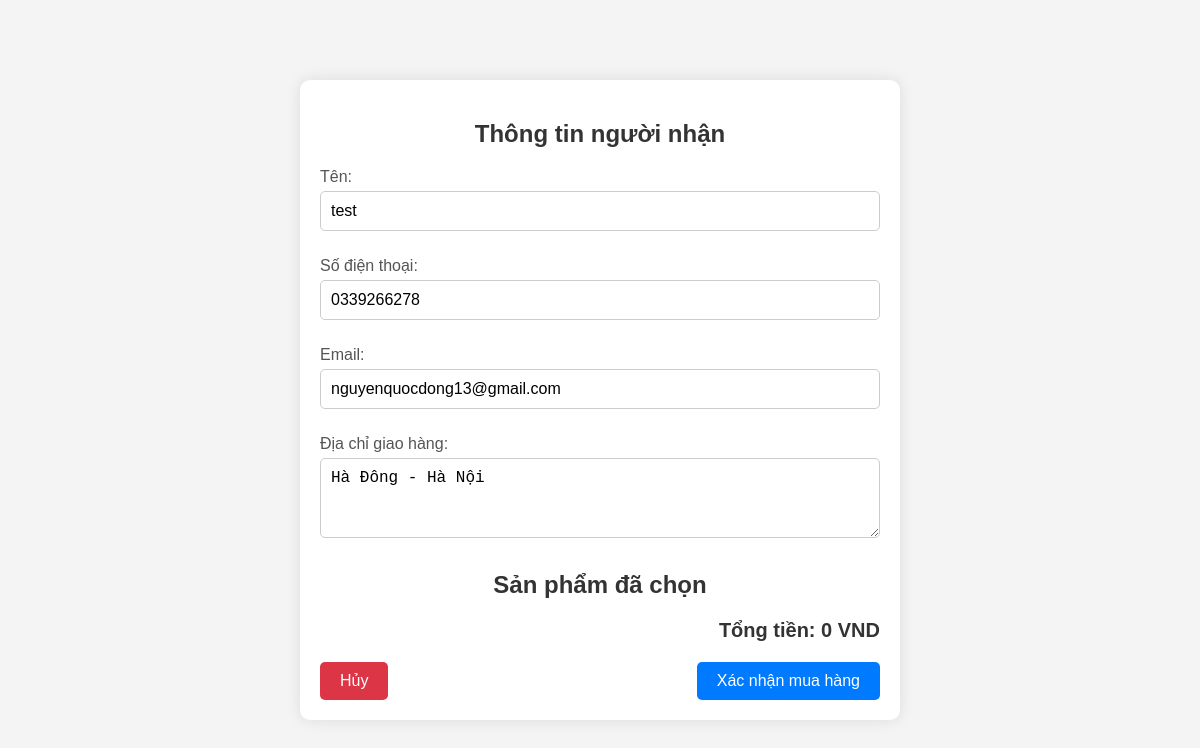
The app's page /pages/buy.php (signed in) with its own data.
### tables this page shows
CREATE TABLE `users` (
  `id` int(10) NOT NULL,
  `username` text NOT NULL,
  `password` varchar(200) NOT NULL,
  `phone` varchar(10) NOT NULL,
  `email` varchar(50) NOT NULL,
  `address` text NOT NULL,
  `role` int(3) NOT NULL DEFAULT 1,
  `status` int(2) NOT NULL DEFAULT 1
);

### pages/buy.php (the view, shortened to what this page needs)
<?php
include 'connect.php';
$user_id = $_SESSION['user_id'];
$sql_user = "SELECT username, phone, email, address FROM users WHERE id = ?";
$stmt_user = $conn->prepare($sql_user);
$stmt_user->bind_param('i', $user_id);
$stmt_user->execute();
$result_user = $stmt_user->get_result();
$user_info = $result_user->fetch_assoc();
$total_price = 0;
?>
<!DOCTYPE html>
<html lang="vi">
<head>
    <link rel="stylesheet" href="../css/style6.css">
</head>
<body>
    <div class="container">
        <h2>Thông tin người nhận</h2>
        <form method="POST" action="order.php">
            <p>
                <label>Tên: <input type="text" name="name" value="<?php echo htmlspecialchars($user_info['username']); ?>" required></label>
            </p>
            <p>
                <label>Số điện thoại: <input type="text" name="phone" value="<?php echo htmlspecialchars($user_info['phone']); ?>" required></label>
            </p>
            <p>
                <label>Email: <input type="email" name="email" value="<?php echo htmlspecialchars($user_info['email']); ?>" required></label>
            </p>
            <p>
                <label>Địa chỉ giao hàng: <textarea name="address" required><?php echo htmlspecialchars($user_info['address']); ?></textarea></label>
            </p>
            <h2>Sản phẩm đã chọn</h2>
            <h3>Tổng tiền: <?php echo number_format($total_price, 0, ',', '.'); ?> VND</h3>
            <div class="buttons">
                <button type="button" onclick="window.location.href='cart.php'">Hủy</button>
                <button type="submit" name = "done">Xác nhận mua hàng</button>
            </div>
        </form>
    </div>
</body>
</html>

### css/style6.css (style rules this page uses)
body { font-family: Arial, sans-serif; background-color: #f4f4f4; margin: 0; padding: 0; display: flex; justify-content: center; align-items: center; min-height: 100vh; }
.container { background-color: white; border-radius: 10px; box-shadow: 0px 0px 15px rgba(0, 0, 0, 0.1); padding: 20px; max-width: 600px; width: 100%; box-sizing: border-box; }
h2 { font-size: 24px; margin-bottom: 20px; text-align: center; color: #333; }
label { font-size: 16px; color: #555; margin-bottom: 5px; display: block; }
input[type="text"], input[type="email"], textarea { width: 100%; padding: 10px; margin-top: 5px; margin-bottom: 10px; border: 1px solid #ccc; border-radius: 5px; box-sizing: border-box; font-size: 16px; }
textarea { height: 80px; }
.buttons { display: flex; justify-content: space-between; margin-top: 20px; }
button { background-color: #007bff; color: white; padding: 10px 20px; border: none; border-radius: 5px; cursor: pointer; font-size: 16px; }
button[type="button"] { background-color: #dc3545; }
h3 { text-align: right; color: #333; font-size: 20px; }

### records on screen
users: name "test", phone "0339266278", email "nguyenquocdong13@gmail.com", address "Hà Đông - Hà Nội"

### other values on screen
$total_price "0"
